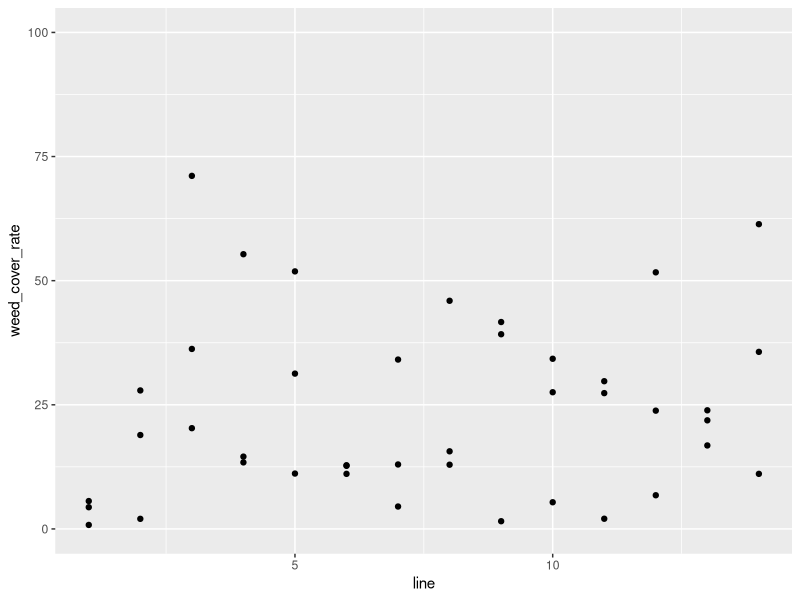
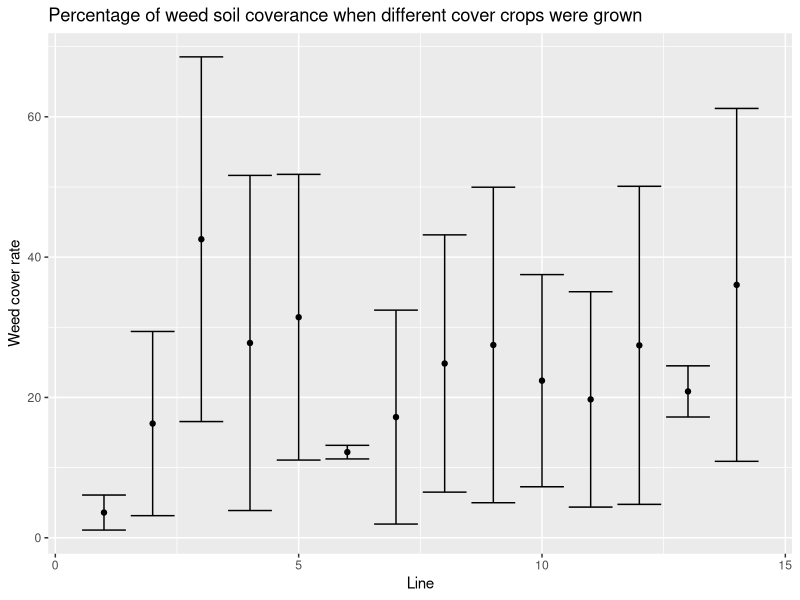
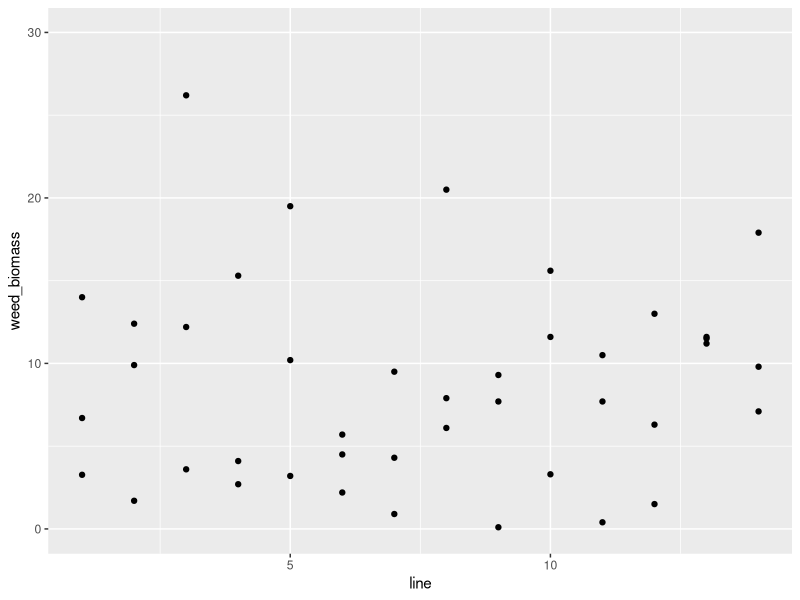
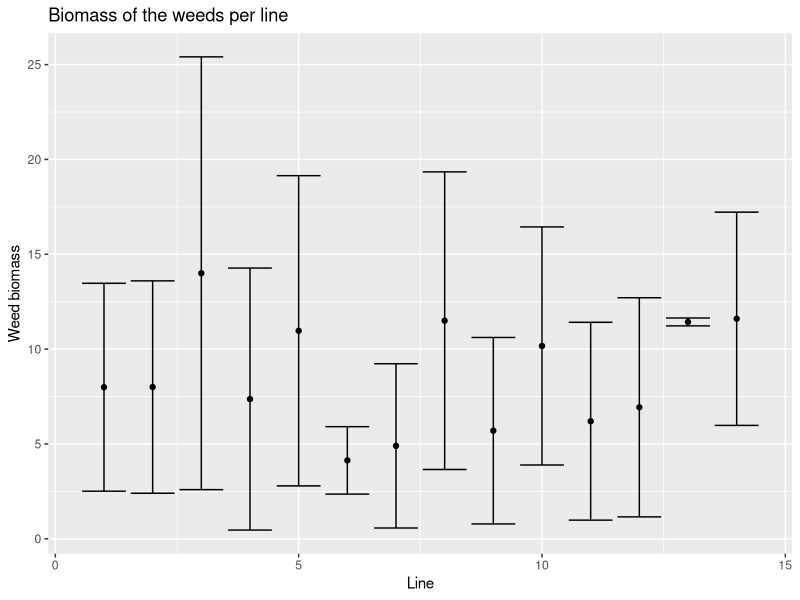
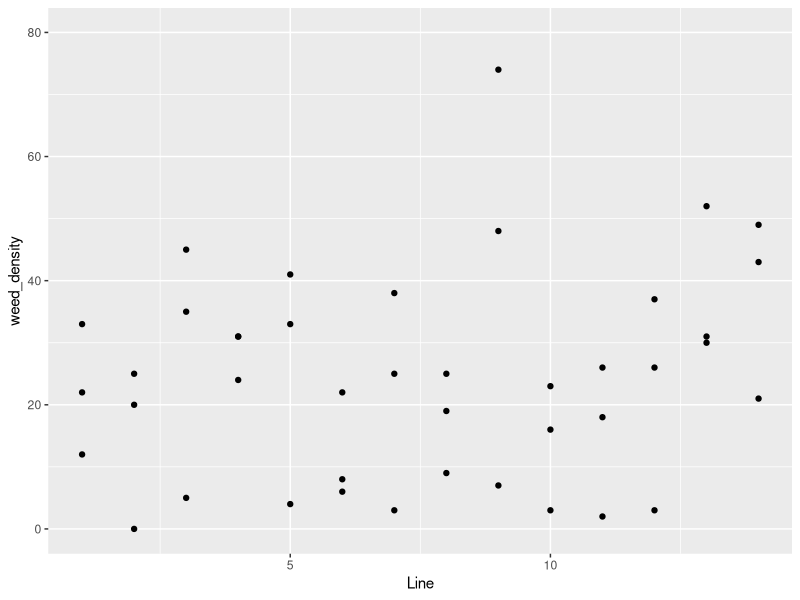
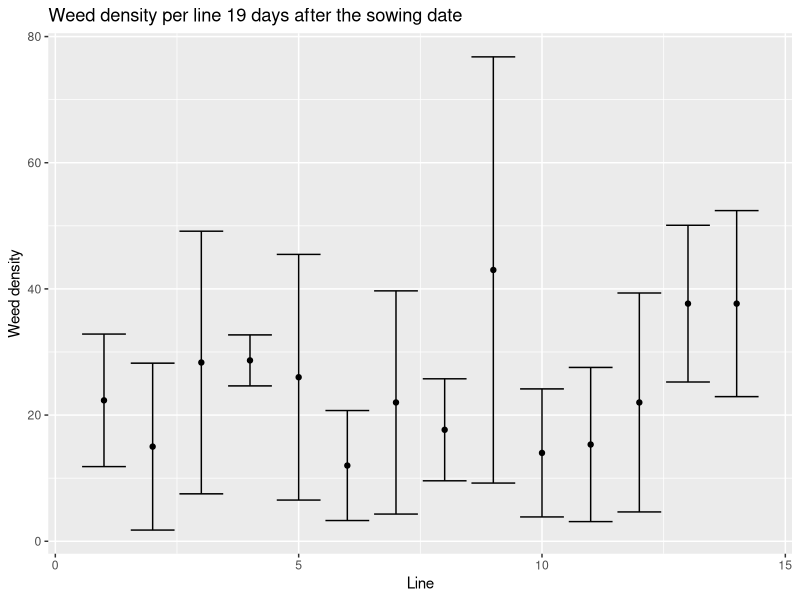

These charts were generated, in order, by the following R code:
# working directory
getwd()
setwd("D:/études/SUPAGRO/2A/D4/github/vineyards")

# library 
library(tidyverse)

# get the data for the cover rate
canopeo_weed_ini = read.table("data_canopeo_weeds.csv", header = TRUE, sep = ";", dec = ",")
view(canopeo_weed_ini)
# we wanted to turn the column named "zone_X" into one 
#in order for the data to be easier to analyse
canopeo_weed <- canopeo_weed_ini%>%
  select (date, line, z1, z2, z3,nature)%>%
  pivot_longer(cols = z1:z3, names_to = "zone",values_to = "weed_cover_rate" )
view(canopeo_weed)

#Graph 
library(ggplot2)
canopeo_weed%>%
  group_by(line)%>%
  ggplot (aes(x = line, y = weed_cover_rate, ymin=0, ymax=100, xmin=1, xmax=14)) + 
  geom_point()

canopeo_weed%>%
  group_by(line)%>%
  summarise(mymean=mean(weed_cover_rate, na.rm=T),
            mysd=sd(weed_cover_rate, na.rm=T))%>%
  mutate(ymax=mymean+mysd, ymin=mymean-mysd)%>%
  ggplot (aes(x = line, y = mymean, ymin=ymin, ymax=ymax)) + 
  geom_point()+
  geom_errorbar()+
  labs(x="Line", y="Weed cover rate", title = "Percentage of weed soil coverance when different cover crops were grown")

#Anova
anova.canopeo<-lm(weed_cover_rate~line, canopeo_weed)
anova(anova.canopeo)
 
# p-value > 0,05 so no tuckey test

#t.test : comparing the control to all the treatments
control_cover_rate<-canopeo_weed%>%
  filter(line==1)
treatment_cover_rate<-canopeo_weed%>%
  filter(line!=1)

t.test(control_cover_rate$weed_cover_rate, treatment_cover_rate$weed_cover_rate)

#t.test : comparing the mono to the mix
mono_cover_rate<-canopeo_weed%>%
  filter(nature=="mono")
view(mono_cover_rate)
mix_cover_rate<-canopeo_weed%>%
  filter(nature=="mix")

t.test(mono_cover_rate$weed_cover_rate, mix_cover_rate$weed_cover_rate)

###########Weed biomass################

#get the data for the biomass
biomass_weed_ini = read.table("3_weed_biomass.csv", header = TRUE, sep = ";", dec = ",")
view(biomass_weed_ini)
# we wanted to turn the column named "zone_X" into one 
#in order for the data to be easier to analyse
biomass_weed <- biomass_weed_ini%>%
  pivot_longer(cols = Z1:Z3, names_to = "zone",values_to = "weed_biomass" )
view(biomass_weed)

#Graph 
library(ggplot2)
biomass_weed%>%
  group_by(line)%>%
  ggplot (aes(x = line, y = weed_biomass, ymin=0, ymax=30, xmin=1, xmax=14)) + 
  geom_point()

biomass_weed%>%
  group_by(line)%>%
  summarise(mymean=mean(weed_biomass, na.rm=T),
            mysd=sd(weed_biomass, na.rm=T))%>%
  mutate(ymax=mymean+mysd, ymin=mymean-mysd)%>%
  ggplot (aes(x = line, y = mymean, ymin=ymin, ymax=ymax)) + 
  geom_point()+
  geom_errorbar()+
  labs(x="Line", y="Weed biomass", title = "Biomass of the weeds per line")

#Anova
anova.biomass<-lm(weed_biomass~line, biomass_weed)
anova(anova.biomass)

# p-value > 0,05 so no tuckey test

#t.test : comparing the control to all the treatments
control_biomass<-biomass_weed%>%
  filter(line==1)
treatment_biomass<-biomass_weed%>%
  filter(line!=1)

t.test(control_biomass$weed_biomass, treatment_biomass$weed_biomass)

#t.test : comparing the mono to the mix
mono_biomass<-biomass_weed%>%
  filter(nature=="mono")
mix_biomass<-biomass_weed%>%
  filter(nature=="mix")

t.test(mono_biomass$weed_biomass, mix_biomass$weed_biomass)

########Weed density###########

#get the data for the weed density
density_ini = read.table("emergence_rate.csv", header = TRUE, sep = ";", dec = ",")
view(density_ini)
# we wanted to turn the column named "zone_X" into one 
#in order for the data to be easier to analyse
density_w_cc <-density_ini%>%
  pivot_longer(cols = Zone.1:Zone.3, names_to = "zone",values_to = "weed_density" )
view(density_w_cc)

weed_density<-density_w_cc%>%
  filter(Specie=="Weed")
view(weed_density)

#Graph 
library(ggplot2)
weed_density%>%
  group_by(Line)%>%
  ggplot (aes(x = Line, y = weed_density, ymin=0, ymax=80, xmin=1, xmax=14)) + 
  geom_point()

weed_density%>%
  group_by(Line)%>%
  summarise(mymean=mean(weed_density, na.rm=T),
            mysd=sd(weed_density, na.rm=T))%>%
  mutate(ymax=mymean+mysd, ymin=mymean-mysd)%>%
  ggplot (aes(x = Line, y = mymean, ymin=ymin, ymax=ymax)) + 
  geom_point()+
  geom_errorbar()+
  labs(x="Line", y="Weed density", title = "Weed density per line 19 days after the sowing date")

#Anova
anova.density<-lm(weed_density~Line, weed_density)
anova(anova.density)

# no tuckey test

#t.test : comparing the control to all the treatments
control_density<-weed_density%>%
  filter(Line==1)
treatment_density<-weed_density%>%
  filter(Line!=1)

t.test(control_density$weed_density, treatment_density$weed_density)

#t.test : comparing the mono to the mix
mono_density<-weed_density%>%
  filter(nature=="mono")
mix_density<-weed_density%>%
  filter(nature=="mix")

t.test(mono_density$weed_density, mix_density$weed_density)
